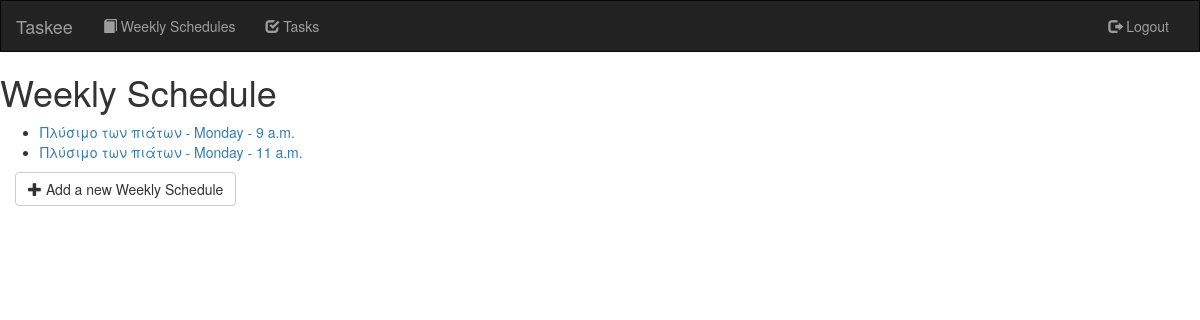
/weeklySchedule/ (signed in), run on the app's committed database.
### taskmanager/models.py (models this page shows, shortened)
class WeeklySchedule(models.Model):
    user = models.ForeignKey(User, on_delete=models.CASCADE)
    task = models.ForeignKey(Task, on_delete=models.CASCADE, default=1)
    instanceId = models.IntegerField(default=1)
    day = models.ForeignKey(Day, on_delete=models.CASCADE, default=1)
    startingTime = models.TimeField()
    duration = models.TimeField()
    canMove = models.BooleanField(default=False)
    valid = models.BooleanField(default=False)

class Task(models.Model):
    user = models.ForeignKey(User, on_delete=models.CASCADE)
    name = models.CharField(max_length=250)
    type = models.ForeignKey(TaskType, on_delete=models.CASCADE, default=1)
    place = models.CharField(max_length=250)
    notes = models.CharField(max_length=1000)

class Day(models.Model):
    name = models.CharField(max_length=9)
    def __str__(self): return self.name

### taskmanager/views.py (the view)
# urls.py: url(r'^weeklySchedule/$', views.WeeklyScheduleView.as_view(), name='weeklyScheduleView'),
class WeeklyScheduleView(LoginRequiredMixin, generic.ListView):
    template_name = 'taskmanager/weeklyScheduleView.html'
    context_object_name = 'weeklySchedule_list'
    login_url = '/login/'
    def get_queryset(self):
        return WeeklySchedule.objects.filter(user=self.request.user).order_by('day', 'startingTime')

### templates/taskmanager/weeklyScheduleView.html (shortened to what this page needs)
{% extends 'base.html' %}
{% block body %}
    <h1>Weekly Schedule</h1>
    <ul>
        {% for weeklySchedule in weeklySchedule_list %}
            <li><a href="{% url 'taskmanager:weeklyScheduleDetails' weeklySchedule.id %}">{{ weeklySchedule.task.name }}
                - {{ weeklySchedule.day }} - {{ weeklySchedule.startingTime }}</a></li>
        {% endfor %}
    </ul>
    <div class="form-group">
        <div class="col-lg-4">
            <a href="{% url 'taskmanager:weeklySchedule-add' %}">
                <button type="submit" class="btn btn-default"><span class="glyphicon glyphicon-plus"></span> Add a new
                    Weekly Schedule
                </button>
            </a>
        </div>
    </div>
{% endblock %}

### staticfiles/css/style.css (style rules this page uses)
body { background-color: white; }

### data on the page
WeeklySchedule: task.name "Πλύσιμο των πιάτων", day "Monday", startingTime "9 a.m."
WeeklySchedule: task.name "Πλύσιμο των πιάτων", day "Monday", startingTime "11 a.m."
